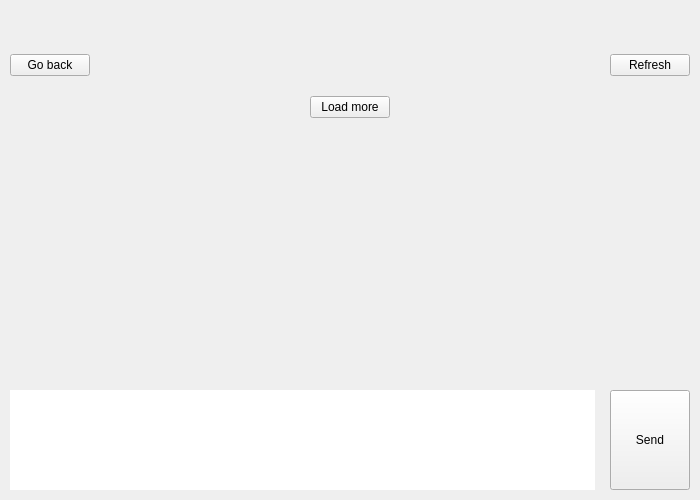
<?xml version="1.0" encoding="UTF-8"?>
<ui version="4.0">
 <class>SMSTabWidget</class>
 <widget class="QWidget" name="SMSTabWidget">
  <property name="geometry">
   <rect>
    <x>0</x>
    <y>0</y>
    <width>700</width>
    <height>500</height>
   </rect>
  </property>
  <property name="minimumSize">
   <size>
    <width>700</width>
    <height>0</height>
   </size>
  </property>
  <property name="maximumSize">
   <size>
    <width>700</width>
    <height>16777215</height>
   </size>
  </property>
  <layout class="QVBoxLayout">
   <item>
    <widget class="QLabel" name="statusLabel">
     <property name="text">
      <string/>
     </property>
     <property name="alignment">
      <set>Qt::AlignCenter</set>
     </property>
    </widget>
   </item>
   <item>
    <widget class="QWidget" name="loadingWidget" native="true">
     <layout class="QVBoxLayout" name="loadingLayout"/>
    </widget>
   </item>
   <item>
    <widget class="QWidget" name="contentWidget" native="true">
     <layout class="QVBoxLayout" name="contentLayout">
      <property name="leftMargin">
       <number>0</number>
      </property>
      <property name="topMargin">
       <number>0</number>
      </property>
      <property name="rightMargin">
       <number>0</number>
      </property>
      <property name="bottomMargin">
       <number>0</number>
      </property>
      <item>
       <layout class="QHBoxLayout" name="buttonsLayout">
        <property name="leftMargin">
         <number>0</number>
        </property>
        <property name="topMargin">
         <number>0</number>
        </property>
        <property name="rightMargin">
         <number>0</number>
        </property>
        <property name="bottomMargin">
         <number>15</number>
        </property>
        <item>
         <widget class="QPushButton" name="backButton">
          <property name="sizePolicy">
           <sizepolicy hsizetype="Fixed" vsizetype="Fixed">
            <horstretch>0</horstretch>
            <verstretch>0</verstretch>
           </sizepolicy>
          </property>
          <property name="text">
           <string>Go back</string>
          </property>
         </widget>
        </item>
        <item>
         <spacer name="spacer_2">
          <property name="orientation">
           <enum>Qt::Horizontal</enum>
          </property>
          <property name="sizeHint" stdset="0">
           <size>
            <width>0</width>
            <height>20</height>
           </size>
          </property>
         </spacer>
        </item>
        <item>
         <widget class="QLabel" name="titleLabel">
          <property name="text">
           <string/>
          </property>
          <property name="alignment">
           <set>Qt::AlignCenter</set>
          </property>
         </widget>
        </item>
        <item>
         <spacer name="spacer_3">
          <property name="orientation">
           <enum>Qt::Horizontal</enum>
          </property>
          <property name="sizeHint" stdset="0">
           <size>
            <width>0</width>
            <height>20</height>
           </size>
          </property>
         </spacer>
        </item>
        <item>
         <widget class="QPushButton" name="refreshButton">
          <property name="sizePolicy">
           <sizepolicy hsizetype="Fixed" vsizetype="Fixed">
            <horstretch>0</horstretch>
            <verstretch>0</verstretch>
           </sizepolicy>
          </property>
          <property name="text">
           <string>Refresh</string>
          </property>
         </widget>
        </item>
       </layout>
      </item>
      <item>
       <widget class="VerticalScrollArea" name="contentScrollArea">
        <property name="frameShape">
         <enum>QFrame::NoFrame</enum>
        </property>
        <property name="verticalScrollBarPolicy">
         <enum>Qt::ScrollBarAsNeeded</enum>
        </property>
        <property name="horizontalScrollBarPolicy">
         <enum>Qt::ScrollBarAlwaysOff</enum>
        </property>
        <property name="widgetResizable">
         <bool>true</bool>
        </property>
        <property name="alignment">
         <set>Qt::AlignCenter</set>
        </property>
        <widget class="QWidget" name="contentScrollWidget">
         <property name="geometry">
          <rect>
           <x>0</x>
           <y>0</y>
           <width>682</width>
           <height>275</height>
          </rect>
         </property>
         <layout class="QVBoxLayout" name="contentScrollLayout">
          <property name="spacing">
           <number>15</number>
          </property>
          <property name="leftMargin">
           <number>0</number>
          </property>
          <property name="topMargin">
           <number>0</number>
          </property>
          <property name="rightMargin">
           <number>0</number>
          </property>
          <property name="bottomMargin">
           <number>0</number>
          </property>
          <item alignment="Qt::AlignHCenter">
           <widget class="QPushButton" name="loadMoreButton">
            <property name="sizePolicy">
             <sizepolicy hsizetype="Fixed" vsizetype="Fixed">
              <horstretch>0</horstretch>
              <verstretch>0</verstretch>
             </sizepolicy>
            </property>
            <property name="text">
             <string>Load more</string>
            </property>
           </widget>
          </item>
          <item>
           <spacer name="spacer">
            <property name="orientation">
             <enum>Qt::Vertical</enum>
            </property>
            <property name="sizeHint" stdset="0">
             <size>
              <width>20</width>
              <height>0</height>
             </size>
            </property>
           </spacer>
          </item>
         </layout>
        </widget>
       </widget>
      </item>
      <item>
       <widget class="QWidget" name="inputWidget" native="true">
        <layout class="QHBoxLayout" name="inputLayout" stretch="0,0">
         <property name="spacing">
          <number>15</number>
         </property>
         <property name="leftMargin">
          <number>0</number>
         </property>
         <property name="topMargin">
          <number>15</number>
         </property>
         <property name="rightMargin">
          <number>0</number>
         </property>
         <property name="bottomMargin">
          <number>0</number>
         </property>
         <item>
          <widget class="FocusPlainTextEdit" name="inputTextEdit">
           <property name="sizePolicy">
            <sizepolicy hsizetype="Expanding" vsizetype="Fixed">
             <horstretch>0</horstretch>
             <verstretch>0</verstretch>
            </sizepolicy>
           </property>
           <property name="minimumSize">
            <size>
             <width>0</width>
             <height>100</height>
            </size>
           </property>
           <property name="maximumSize">
            <size>
             <width>16777215</width>
             <height>100</height>
            </size>
           </property>
           <property name="inputMethodHints">
            <set>Qt::ImhNone</set>
           </property>
           <property name="frameShape">
            <enum>QFrame::NoFrame</enum>
           </property>
           <property name="verticalScrollBarPolicy">
            <enum>Qt::ScrollBarAlwaysOff</enum>
           </property>
           <property name="horizontalScrollBarPolicy">
            <enum>Qt::ScrollBarAlwaysOff</enum>
           </property>
           <property name="tabChangesFocus">
            <bool>true</bool>
           </property>
           <property name="undoRedoEnabled">
            <bool>false</bool>
           </property>
          </widget>
         </item>
         <item>
          <widget class="QPushButton" name="sendButton">
           <property name="sizePolicy">
            <sizepolicy hsizetype="Fixed" vsizetype="Minimum">
             <horstretch>0</horstretch>
             <verstretch>0</verstretch>
            </sizepolicy>
           </property>
           <property name="text">
            <string>Send</string>
           </property>
          </widget>
         </item>
        </layout>
       </widget>
      </item>
     </layout>
    </widget>
   </item>
  </layout>
 </widget>
 <layoutdefault spacing="5" margin="10"/>
 <customwidgets>
  <customwidget>
   <class>VerticalScrollArea</class>
   <extends>QScrollArea</extends>
   <header>src/widgets/vertical_scroll_area.h</header>
   <container>1</container>
  </customwidget>
  <customwidget>
   <class>FocusPlainTextEdit</class>
   <extends>QPlainTextEdit</extends>
   <header>src/widgets/focus_plain_text_edit.h</header>
  </customwidget>
 </customwidgets>
 <resources/>
 <connections/>
</ui>
